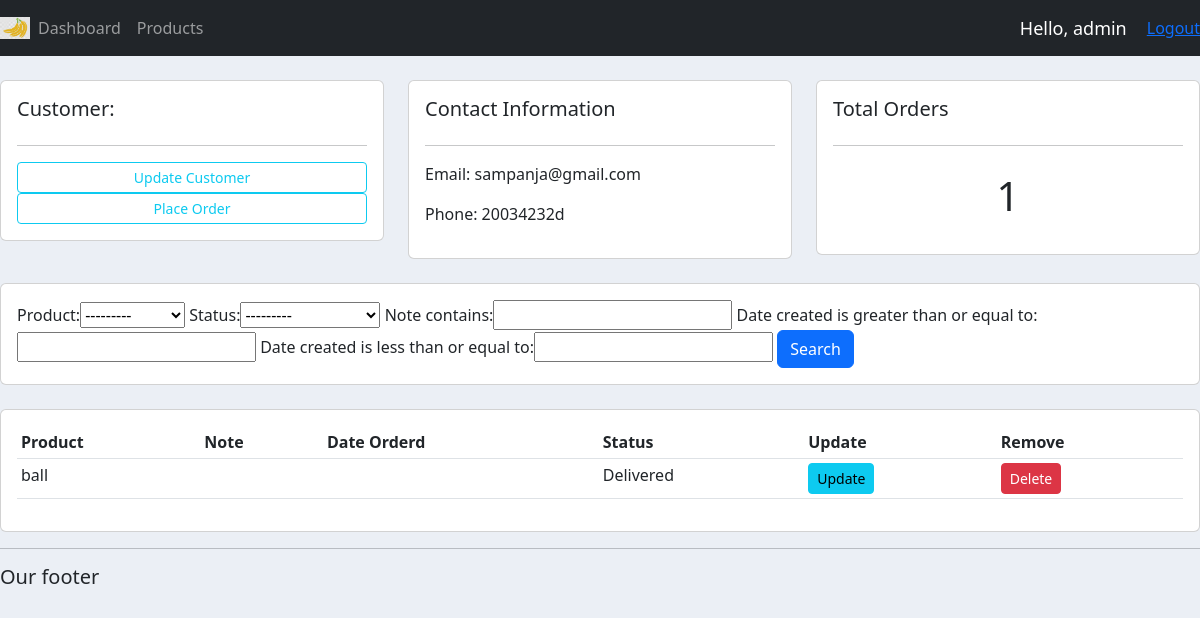
Screenshot of /customer/3 (signed in) with the database file from the repository.
### accounts/models.py (models this page shows, shortened)
class Customer(models.Model):
	name=models.CharField(max_length=200, null=True)
	phone=models.CharField(max_length=200,null=True)
	email=models.EmailField(max_length=200, null=True)
	date_created=models.DateTimeField(default=now)

class Order(models.Model):
	STATUS=(
		('Pending','Pending'),
		('Out for delivery', 'Out for delivery'),
		('Delivered','Delivered'),
		)
	customer=models.ForeignKey(Customer, null=True, on_delete=models.SET_NULL)
	product=models.ForeignKey(Product, null=True, on_delete=models.SET_NULL)
	date_created=models.DateTimeField(default=now, null=True)
	status=models.CharField(max_length=200, null=True, choices=STATUS)
	note=models.CharField(max_length=200, null=True)

class Product(models.Model):
	CATEGORY=(
		('Indoor','Indoor'),
		('Outdoor','Outdoor'),
		)
	name=models.CharField(max_length=200, null=True)
	price=models.FloatField(null=True)
	category=models.CharField(max_length=200, null=True, choices=CATEGORY)
	description=models.CharField(max_length=200, null=True, blank=True)
	date_created=models.DateTimeField(default=now,null=True)
	tags=models.ManyToManyField(Tag)
	def __str__(self):
		return self.name

### accounts/views.py (the view)
# urls.py: path('customer/<int:pk>', views.customer, name="customer"),
@login_required(login_url="login")
def customer(request,pk):
    customer=Customer.objects.get(id=pk)
    orders=customer.order_set.all()
    orders_count=orders.count()
    myFilter=OrderFilter(request.GET,queryset=orders)
    orders=myFilter.qs
    context={'customer':customer,'orders':orders,'orders_count':orders_count,'myFilter':myFilter}
    return render(request,'accounts/customer.html',context)

### accounts/templates/accounts/customer.html
{%  extends 'accounts/main.html' %}
{% block content %}
	<br>
<div class="row">
	<div class="col-md">
		<div class="card card-body">
			<h5>Customer:</h5>
			<hr>
			<a class="btn btn-outline-info  btn-sm btn-block" href="">Update Customer</a>
			<a class="btn btn-outline-info  btn-sm btn-block" href="{% url 'create_order' customer.id %}">Place Order</a>
		</div>
	</div>
	<div class="col-md">
		<div class="card card-body">
			<h5>Contact Information</h5>
			<hr>
			<p>Email: {{customer.email}}</p>
			<p>Phone: {{customer.phone}}</p>
		</div>
	</div>
	<div class="col-md">
		<div class="card card-body">
			<h5>Total Orders</h5>
			<hr>
			<h1 style="text-align: center;padding: 10px">{{orders.count}}</h1>
		</div>
	</div>
</div>
<br>
<div class="row">
	<div class="col">
		<div class="card card-body">
			<form method="get">
				{{myFilter.form}}
		    <button class="btn btn-primary" type="submit">Search</button>
		  </form>
		</div>
	</div>
</div>
<br>
<div class="row">
	<div class="col-md">
		<div class="card card-body">
			<table class="table table-sm">
				<tr>
					<th>Product</th>
					<th>Note</th>
					<th>Date Orderd</th>
					<th>Status</th>
					<th>Update</th>
					<th>Remove</th>
				</tr>
				    {% for order in orders %}
					<tr>
						<td>{{order.product}}</td>
						<td>{{order.product.note}}</td>
						<td>{{order.product.created}}</td>
						<td>{{order.status}}</td>
						<td><a class="btn btn-sm btn-info" href="{% url 'update_order' order.id %}">Update</a></td>
						<td><a class="btn btn-sm btn-danger" href="{% url 'delete_order' order.id %}">Delete</a></td>
				   </tr>
                  {% endfor %}
			</table>
		</div>
	</div>
</div>
{% endblock %}

### accounts/templates/accounts/navbar.html (shortened to what this page needs)
{% load static %}
<nav class="navbar navbar-expand-lg navbar-dark bg-dark">
 <img width="30px" src="{% static '/images/logo.png' %}">
  <div class="collapse navbar-collapse" id="navbarNav">
    <ul class="navbar-nav">
      {% if request.user.is_staff %}
      <li class="nav-item active">
        <a class="nav-link" href="{% url 'home' %}">Dashboard</a>
      </li>
      <li class="nav-item">
        <a class="nav-link" href="{% url 'products' %}">Products</a>
      </li>
      {% endif %}
    </ul>
  </div>
  <span class="hello-msg">Hello, {{request.user}}</span>
  <span><a href="{% url 'logout' %}">Logout</a></span>
</nav>

### static/css/main.css (style rules this page uses)
body { background-color: #ebeff5; }

### accounts/templates/accounts/navbar.html (style rules this page uses)
.hello-msg { font-size: 18px; color: #fff; margin-right: 20px; }

### rows the page displays
Customer: email "sampanja@gmail.com", phone "20034232d"
Order: product "ball", status "Delivered"

### other values shown
{{ request.user }} "admin"
{{ orders.count }} "1"
